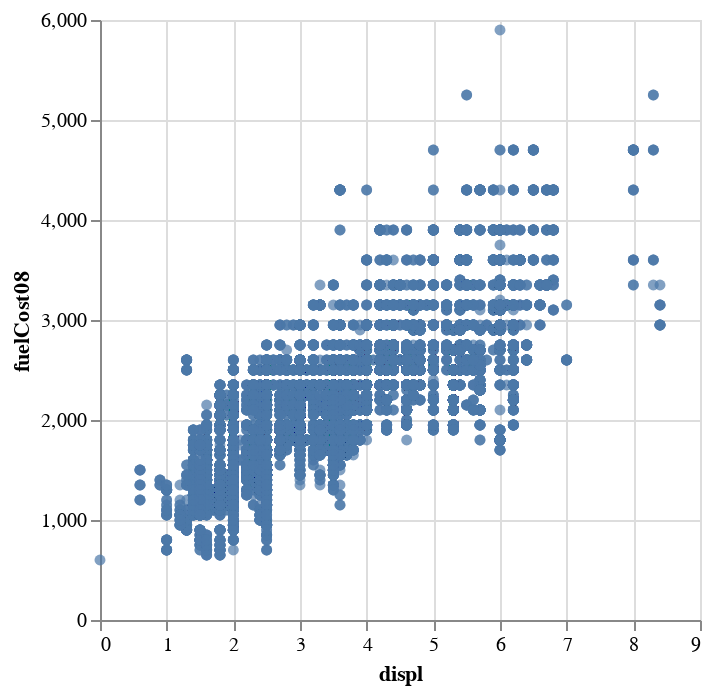

Source (notebook cell):
### Code cell
chart.display()

### Figure 1 — Vega specification as saved in the notebook (floating-point values rounded to 4 significant figures; data arrays with more than 128 entries replaced by an {"elided": "..."} marker saying what was removed)
{"$schema": "https://vega.github.io/schema/vega/v5.json", "data": [{"name": "source_0", "values": {"elided": "23980 records"}}, {"name": "source_0_x_domain_displ", "values": [{"min": 0.0, "max": 8.4}]}, {"name": "source_0_y_domain_fuelCost08", "values": [{"min": 600, "max": 5900}]}], "marks": [{"type": "symbol", "name": "marks", "from": {"data": "source_0"}, "encode": {"update": {"opacity": {"value": 0.7}, "x": {"field": "displ", "scale": "x"}, "description": {"signal": "\"displ: \" + (format(datum[\"displ\"], \"\")) + \"; fuelCost08: \" + (format(datum[\"fuelCost08\"], \"\"))"}, "fill": {"value": "#4c78a8"}, "ariaRoleDescription": {"value": "circle"}, "shape": {"value": "circle"}, "y": {"field": "fuelCost08", "scale": "y"}}}, "style": ["circle"]}], "scales": [{"name": "x", "type": "linear", "domain": [{"signal": "(data(\"source_0_x_domain_displ\")[0] || {}).min"}, {"signal": "(data(\"source_0_x_domain_displ\")[0] || {}).max"}], "range": [0, {"signal": "width"}], "nice": true, "zero": true}, {"name": "y", "type": "linear", "domain": [{"signal": "(data(\"source_0_y_domain_fuelCost08\")[0] || {}).min"}, {"signal": "(data(\"source_0_y_domain_fuelCost08\")[0] || {}).max"}], "range": [{"signal": "height"}, 0], "nice": true, "zero": true}], "axes": [{"scale": "x", "minExtent": 0, "gridScale": "y", "maxExtent": 0, "zindex": 0, "labels": false, "tickCount": {"signal": "ceil(width/40)"}, "ticks": false, "aria": false, "grid": true, "domain": false, "orient": "bottom"}, {"scale": "y", "domain": false, "labels": false, "aria": false, "gridScale": "x", "maxExtent": 0, "ticks": false, "orient": "left", "zindex": 0, "minExtent": 0, "tickCount": {"signal": "ceil(height/40)"}, "grid": true}, {"scale": "x", "grid": false, "orient": "bottom", "tickCount": {"signal": "ceil(width/40)"}, "zindex": 0, "labelOverlap": true, "labelFlush": true, "title": "displ"}, {"scale": "y", "zindex": 0, "tickCount": {"signal": "ceil(height/40)"}, "grid": false, "labelOverlap": true, "orient": "left", "title": "fuelCost08"}], "padding": 5, "background": "white", "width": 300, "style": "cell", "height": 300}
